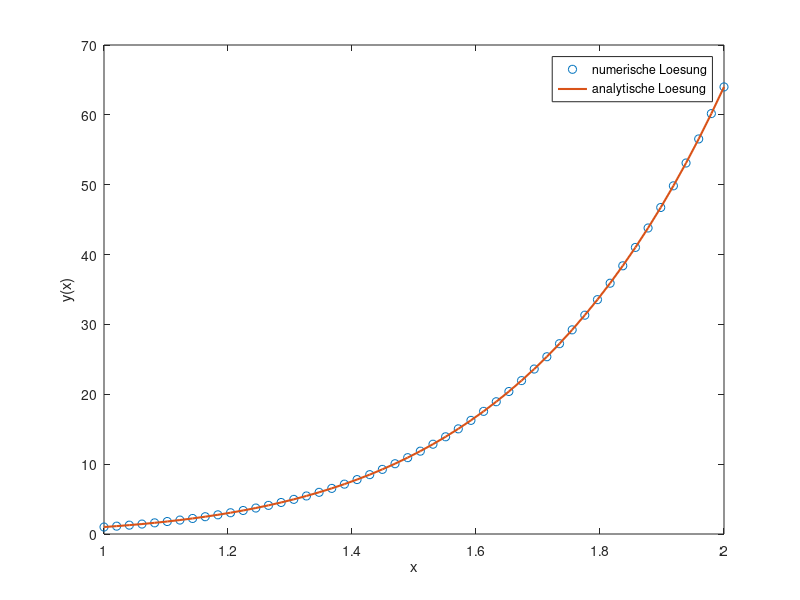

Write MATLAB code to recreate this figure.
%-- Kap_10_RWP.m
function rwp_1
 global N x dx
%-- Differenzenverfahren zur Loesung eines Randwertproblems
  N = 50; x = linspace(1,2,N); dx = x(2)-x(1); %-- Ortsgitter
  y = zeros(2*N,1)+1; %-- Startwerte fuer Newton
  y = newton(@fcn,y,1.0e-8); y1 = y(1:2:end)';
  plot(x,y1,'o',x,x.^6,'linewidth',1.5); xlabel('x'); ylabel('y(x)'); 
  legend('numerische Loesung','analytische Loesung');
  max_err = max(abs(y1-x.^6))
end

function dy = dgl(x,y) %-- Differentialgleichungen
 dy = [y(2); 180*x^3*y(1)/y(2)];
end

function res = rb(ya,yb) %-- Randbedingungen
  res = [ya(2)-6; yb(1)-64];
end

function f = fcn(y)
%-- vom Newtonverfahren zu loesende Gleichungen
 global N x dx
  f = zeros(2*N,1); 
  for i=1:N-1
     y_i = y(2*i-1:2*i); y_ip1 = y(2*i+1:2*i+2);
     f_i = dgl(x(i),y_i); f_ip1 = dgl(x(i+1),y_ip1);
     f(2*i-1:2*i) = y_ip1 - y_i -dx/2*(f_i + f_ip1);
  end
  f(2*N-1:2*N) = rb(y(1:2),y(2*N-1:2*N)); %-- RB
end

function x = newton(fcn,x0,tol)
%-- berechnet Nullstelle von fcn mit Genauigkeit tol und Startwert x0
 h = 2*tol; x = x0; nit = 0;
 while (norm(h) > tol) && (nit < 20) %-- max. 20 Iterationen
   nit = nit + 1;
   J = jac(x,fcn);  b = fcn(x); h = -J\b; x = x + h;
 end 
end

function J = jac(x,f)
%-- numerische Jacobimatrix der Fkt f an der Stelle x
 f0 = f(x);
 for i = 1:length(x)
    h = sqrt(eps)*max(1.0e-8,abs(x(i)));
    x1 = x; x1(i) = x1(i) + h;
    J(:,i) = (f(x1)-f0)/h;  %-- komplette Spalte von J 
 end
end




